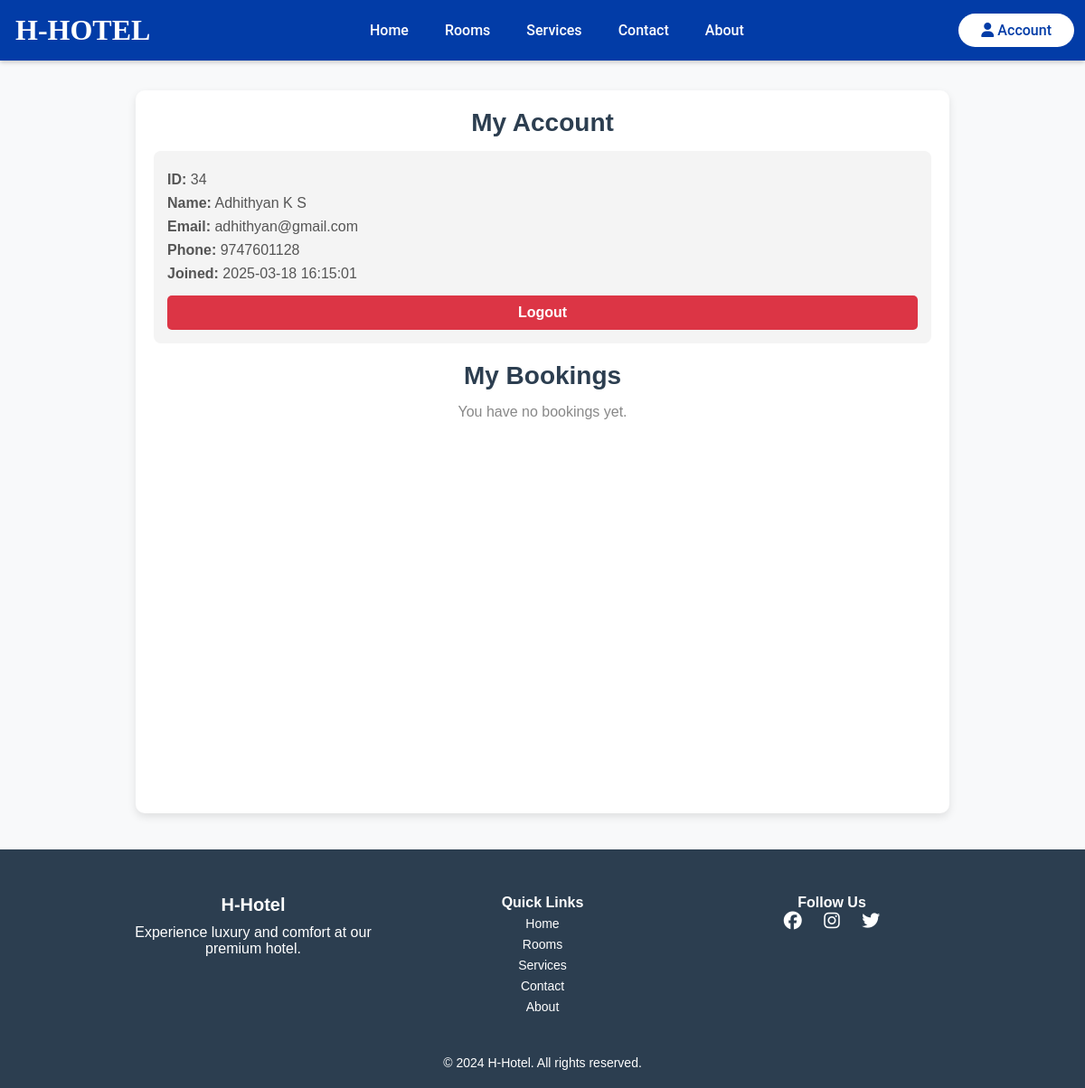
Page /account.php (signed in) on the committed database.
### tables this page shows
CREATE TABLE `users` (
  `user_id` int(11) NOT NULL,
  `name` varchar(50) NOT NULL,
  `email` varchar(50) NOT NULL,
  `password` varchar(25) NOT NULL,
  `phone` varchar(10) NOT NULL,
  `created_at` timestamp NOT NULL DEFAULT current_timestamp() ON UPDATE current_timestamp()
);

### account.php (the view, shortened to what this page needs)
<?php include 'includes/config.php'; ?>
<!DOCTYPE html>
<html lang="en">
<head>
    <link rel="stylesheet" href="css/nav.css">
    <link rel="stylesheet" href="css/footer.css">
    <link rel="stylesheet" href="css/account.css">
</head>
<body>
<?php include 'includes/header.php'; ?>
<main class="account-container">
    <div class="account-card">
        <h2>My Account</h2>
        <?php
        if (isset($_SESSION['user_id'])) {
            $user_id = $_SESSION['user_id'];
            $query = "SELECT * FROM users WHERE user_id = ?";
            $stmt = $conn->prepare($query);
            $stmt->bind_param("i", $user_id);
            $stmt->execute();
            $result = $stmt->get_result();
            $user = $result->fetch_assoc();
            if ($user) {
                echo "<div class='user-info'>";
                echo "<p><strong>ID:</strong> {$user['user_id']}</p>";
                echo "<p><strong>Name:</strong> {$user['name']}</p>";
                echo "<p><strong>Email:</strong> {$user['email']}</p>";
                echo "<p><strong>Phone:</strong> {$user['phone']}</p>";
                echo "<p><strong>Joined:</strong> {$user['created_at']}</p>";
                echo "<a href='includes/logout.php' class='logout-btn'>Logout</a>";
                echo "</div>";
            } else {
                echo "<p>User not found!</p>";
            }
            echo "<h2>My Bookings</h2>";
            $query = "SELECT b.*, r.room_type, rt.price_per_night, rt.image_url
            FROM bookings b
            JOIN rooms r ON b.room_id = r.room_id
            JOIN room_types rt ON r.room_type = rt.room_type
            WHERE b.user_id = ? AND b.payment_status = 'completed'
            ORDER BY b.booked_at DESC";
            $stmt = $conn->prepare($query);
            $stmt->bind_param("i", $user_id);
            $stmt->execute();
            $result = $stmt->get_result();
            if ($result->num_rows > 0) {
                echo "<div class='bookings-list'>";
                while ($booking = $result->fetch_assoc()) {
                    echo "<div class='booking-card'>";
                    echo "<img src='{$booking['image_url']}' alt='Room Image'>";
                    echo "<div class='booking-details'>";
                    echo "<p><strong>Room Type:</strong> {$booking['room_type']}</p>";
                    echo "<p><strong>Check-in:</strong> {$booking['check_in_date']}</p>";
                    echo "<p><strong>Check-out:</strong> {$booking['check_out_date']}</p>";
                    echo "<p><strong>Total Price:</strong> ₹{$booking['total_price']}</p>";
                    echo "</div>";
                    echo "</div>";
                }
                echo "</div>";
            } else {
                echo "<p class='no-bookings'>You have no bookings yet.</p>";
            }
        } else {
            echo "<p class='guest-message'>Welcome, Guest!</p>";
            echo "<a href='login.php' class='login-btn'>Login</a>";
        }
        ?>
    </div>
</main>
<?php include 'includes/footer.php'; ?>
</body>
</html>

### css/nav.css (style rules this page uses)
* { box-sizing: border-box; margin: 0; padding: 0; }
body { padding-top: 60px; }
main { min-height: 100vh; background-color: rgb(255, 255, 255); padding: 10px 3%; color: rgb(0, 0, 0); }

### css/account.css (style rules this page uses)
body { font-family: Arial, sans-serif; background-color: #f8f9fa; margin: 0; padding: 0; display: flex; flex-direction: column; min-height: 100vh; padding-top: 60px; }
.account-container { max-width: 900px; width: 100%; margin: 40px auto; background: white; padding: 20px; border-radius: 10px; box-shadow: 0px 4px 10px rgba(0, 0, 0, 0.1); flex-grow: 1; }
h2 { text-align: center; color: #2c3e50; font-size: 28px; margin-bottom: 20px; }
.user-info { background: #f4f4f4; padding: 15px; border-radius: 8px; margin-bottom: 20px; }
.user-info p { font-size: 16px; margin: 8px 0; color: #555; }
.logout-btn, .login-btn { display: block; text-align: center; margin-top: 15px; padding: 10px; background: #dc3545; color: white; font-size: 16px; border-radius: 5px; text-decoration: none; font-weight: bold; transition: 0.3s ease; }
h2 { text-align: center; color: #2c3e50; margin-bottom: 15px; }
.no-bookings, .guest-message { text-align: center; font-size: 16px; color: #888; }

### rows in the picture
users: user_id "34", name "Adhithyan K S", email "adhithyan@gmail.com", phone "9747601128", created_at "2025-03-18 16:15:01"
